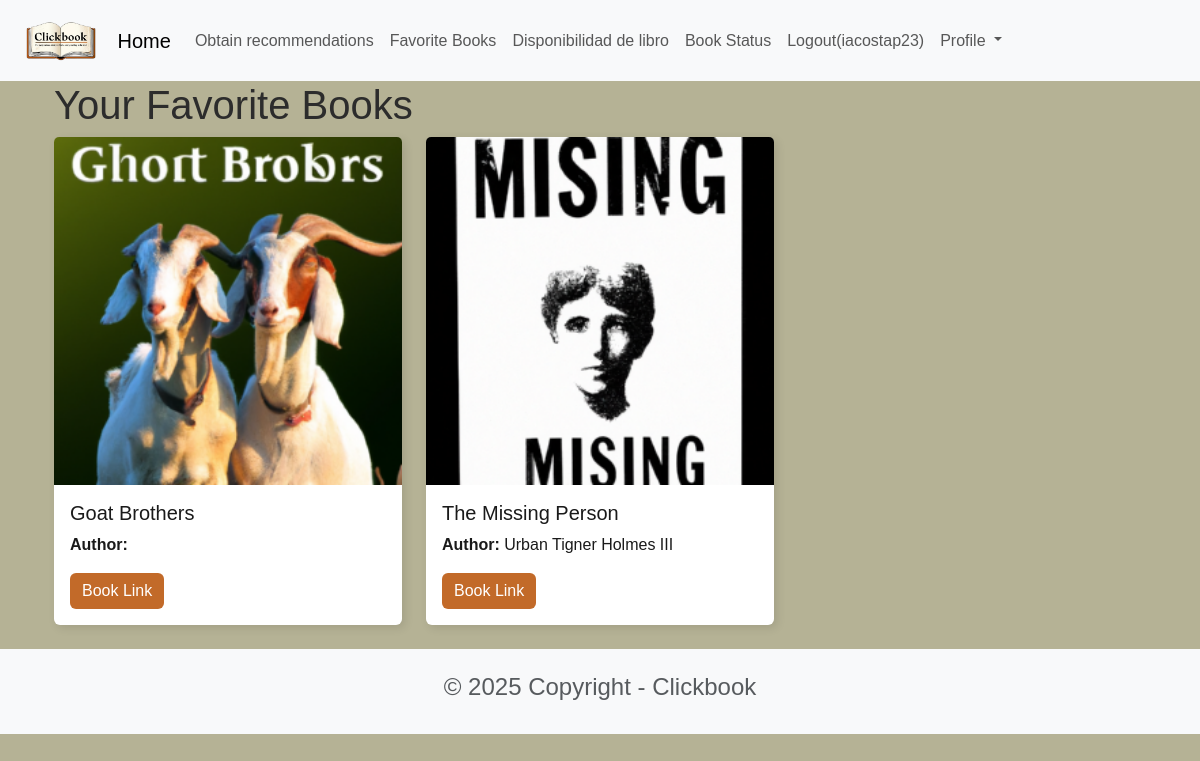
The app's page /book/favorites/ (signed in) with its own data.
### book/models.py (models this page shows, shortened)
class FavoriteBook(models.Model):
    user = models.ForeignKey(User, on_delete=models.CASCADE)
    book = models.ForeignKey(Book, on_delete=models.CASCADE)

class Book(models.Model):
    title = models.CharField(max_length=100)
    author = models.CharField(max_length=100)
    image = models.ImageField(upload_to='book_images/', default='book_images/default_nia.jpg', blank=True, null=True)
    genre = models.CharField(max_length=255, null=True, blank=True)
    synopsis = models.TextField(blank=True, null=True)
    url = models.URLField(null=True, blank=True)
    emb = models.BinaryField(default=get_default_array())

### book/views.py (the view)
# urls.py: path('favorites/', favorite_books, name='favorite_books'),
def favorite_books(request):
    if request.user.is_authenticated:
        favorite_books = FavoriteBook.objects.filter(user=request.user)
    else:
        favorite_books = []
    return render(request, 'favorite_books.html', {
        'favorite_books': favorite_books,
    })

### book/templates/favorite_books.html
{% extends 'base.html' %}
{% load static %}
{% block content %}
{% load i18n %}
<div class="container">
    <h1>Your Favorite Books</h1>
    <div class="row row-cols-1 row-cols-md-3 g-4">
        {% for favorite in favorite_books %}
        <div class="col">
            <div class="card">
                <img class="card-img-top" src="{{ favorite.book.image.url }}" alt="{{ favorite.book.title }}">
                <div class="card-body">
                    <h5 class="card-title">{{ favorite.book.title }}</h5>
                    <p class="card-text"><strong>{%trans "Author:" %}</strong> {{ favorite.book.author }}</p>
                    <a href="{{ favorite.book.url }}" class="btn btn-primary">{%trans "Book Link" %}</a>
                </div>
            </div>
        </div>
        {% endfor %}
    </div>
</div>
{% endblock content %}

### Clickbook/templates/base.html (shortened to what this page needs)
{% load i18n %}
<head>
  {% load static %}
  <link href="https://cdn.jsdelivr.net/npm/bootstrap@5.3.3/dist/css/bootstrap.min.css"
        rel="stylesheet"
>
  <link rel="stylesheet" href="{% static 'css/styles.css' %}">
</head>
<body>
  <nav class="navbar navbar-expand-lg bg-body-tertiary">
    <div class="container-fluid">
      <a class="navbar-brand d-flex align-items-center me-3" href="{% url 'home' %}">
        <img src="{% static 'images/ClickBook_.png' %}"
             alt="ClickBook Logo"
             style="height: 55px;"
             class="me-2" />
        <span>{%trans "Home" %}</span>
      </a>
      <div class="collapse navbar-collapse" id="navbarNavAltMarkup">
        <div class="navbar-nav d-flex align-items-center">
          <a class="nav-link" href="{% url 'survey' %}">{%trans "Obtain recommendations" %}</a>
          <a class="nav-link" href="{% url 'favorite_books' %}">{%trans "Favorite Books" %}</a>
          <a class="nav-link" href="{% url 'book_search' %}">{%trans "Disponibilidad de libro" %}</a>
          {% if user.is_authenticated %}
            <a class="nav-link" href="{% url 'book_status_list' %}">{%trans "Book Status" %}</a>
            <a class="nav-link" href="{% url 'logoutaccount' %}">{%trans "Logout" %}({{ user.username }})</a>
            <div class="nav-item dropdown">
              <a class="nav-link dropdown-toggle" href="#" id="navbarDropdown" role="button"
                 data-bs-toggle="dropdown" aria-expanded="false">
                {%trans "Profile" %}
              </a>
            </div>
          {% else %}
            <a class="nav-link" href="{% url 'loginaccount' %}">{%trans "Login" %}</a>
            <a class="nav-link" href="{% url 'signupaccount' %}">{%trans "Sign Up" %}</a>
          {% endif %}
        </div>
      </div>
    </div>
  </nav>
  <div class="container">
    {% block content %}
    {% endblock content %}
  </div>
  <footer class="text-center text-lg-start bg-light text-muted mt-4">
    <div class="container">
      <div class="row">
        <div class="text-center p-4">
          <h4>© 2025 Copyright - Clickbook</h4>
        </div>
      </div>
    </div>
  </footer>
</body>

### Clickbook/static/css/styles.css (style rules this page uses)
body { background: linear-gradient(to bottom, #B5B295, #B5B295); color: #2C2C2C; font-family: Arial, sans-serif; }
.form-label, .card-title, .card-text { color: #1A1A1A; }
.btn-primary { background-color: #C26A29; border: none; }
.card { border: none; box-shadow: 3px 3px 10px rgba(0, 0, 0, 0.1); }

### records on screen
FavoriteBook: shows a picture, book "Goat Brothers"
FavoriteBook: book.image (picture), book "The Missing Person", book.author "Urban Tigner Holmes III"

### other values on screen
{{ user.username }} "iacostap23"
